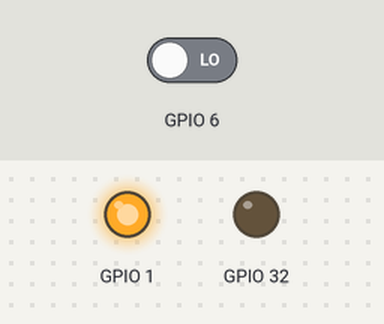
Simulated run of this sketch. Board: ESP32. Parts: output pins drawn as LEDs (lit = HIGH). Inputs (shaded band) come from the test bench; at power-on: GPIO 6 LOW.

Above: at 1.2 s.
1.3 s: GPIO 6 driven HIGH
At 2.0 s:
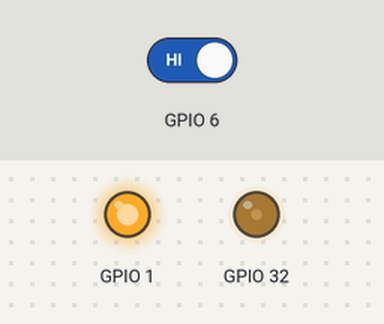
2.9 s: GPIO 6 driven LOW
At 4.2 s:
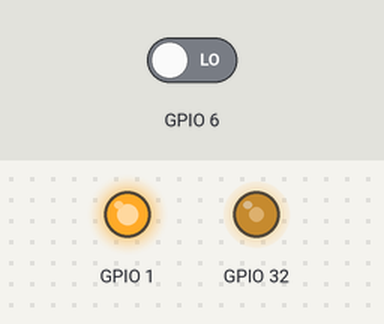
4.5 s: GPIO 6 driven HIGH
At 5.6 s:
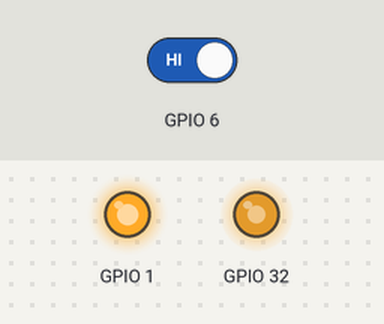
Timing chart, 0 to 7.5 s (numbered marks = the images above; inputs shaded):
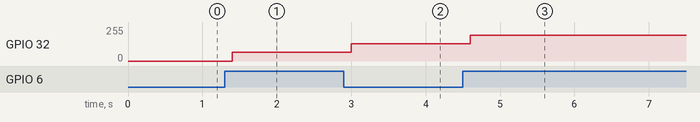

The sketch:

2-4-dimmer-3-niveles-boton.ino
```cpp
#define LEVELS 4

void setup() {
    pinMode(A4, OUTPUT);

    pinMode(D5, INPUT_PULLDOWN);
    pinMode(D0, OUTPUT);
    digitalWrite(D0, HIGH);
}

void loop() {
    static uint32_t currentLevel = 0;
    static int32_t dimmer = LOW;

    int32_t switchStatus = digitalRead(D5);
    if (switchStatus != dimmer) {
        dimmer = switchStatus;
        currentLevel = (currentLevel + 1) % LEVELS;
        analogWrite(A4, (currentLevel << 8) / LEVELS);
    }

    delay(200);
}
```

Measured:
- after the input at 1.3 s, GPIO 32: 0/255 → 64/255 after 0.10 s
- after the input at 2.9 s, GPIO 32: 64/255 → 128/255 after 0.10 s
- after the input at 4.5 s, GPIO 32: 128/255 → 192/255 after 0.10 s
